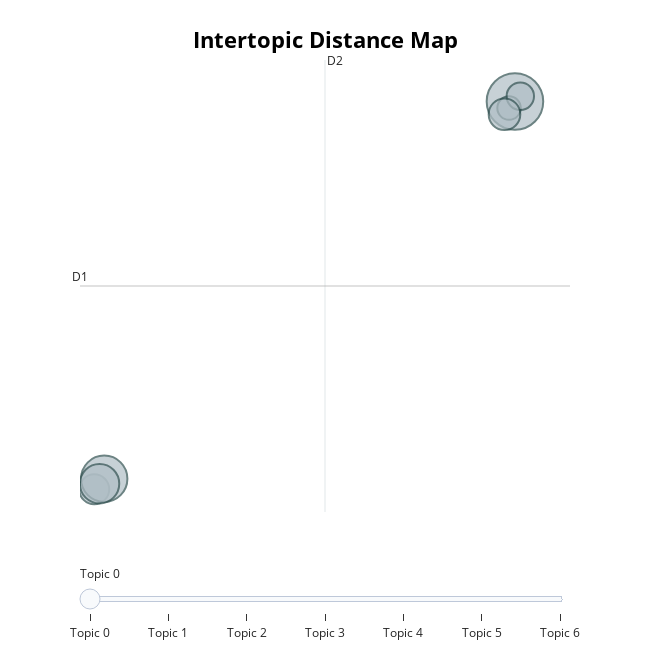

Notebook code for this chart:
### Code cell
model.visualize_topics()

### Figure 1 — Plotly figure (JSON) as saved in the notebook; plotly's stock layout.template omitted (floating-point values rounded to 4 significant figures)
{"data": [{"customdata": [[0, "water | india | discuss | world | explain", 64], [1, "art | architecture | indian | discuss | early", 18], [2, "india | british | did | colonial | mahatma gandhi", 43], [3, "energy | oil | countries | discuss | india", 11], [4, "women | poverty | india | population | sex", 15], [5, "india | cities | new | development | economic", 20], [6, "cultural | indian | society | indian society | india", 31]], "hovertemplate": "<b>Topic %{customdata[0]}</b><br>%{customdata[1]}<br>Size: %{customdata[2]}", "legendgroup": "", "marker": {"color": "#B0BEC5", "line": {"color": "DarkSlateGrey", "width": 2}, "size": [64, 18, 43, 11, 15, 20, 31], "sizemode": "area", "sizeref": 0.04, "symbol": "circle"}, "mode": "markers", "name": "", "orientation": "v", "showlegend": false, "type": "scatter", "x": [26.13, -7.612, -6.811, 25.66, 26.56, 25.29, -7.186], "xaxis": "x", "y": [17.97, -11.5, -10.7, 17.47, 18.37, 17.0, -11.08], "yaxis": "y"}], "layout": {"annotations": [{"showarrow": false, "text": "D1", "x": -8.754, "y": 3.948, "yshift": 10}, {"showarrow": false, "text": "D2", "x": 10.9, "xshift": 10, "y": 21.12}], "height": 650, "hoverlabel": {"bgcolor": "white", "font": {"family": "Rockwell", "size": 16}}, "legend": {"itemsizing": "constant", "tracegroupgap": 0}, "margin": {"t": 60}, "shapes": [{"line": {"color": "#CFD8DC", "width": 2}, "type": "line", "x0": 10.9, "x1": 10.9, "y0": -13.23, "y1": 21.12}, {"line": {"color": "#9E9E9E", "width": 2}, "type": "line", "x0": -8.754, "x1": 30.55, "y0": 3.948, "y1": 3.948}], "sliders": [{"active": 0, "pad": {"t": 50}, "steps": [{"args": [{"marker.color": [["red", "#B0BEC5", "#B0BEC5", "#B0BEC5", "#B0BEC5", "#B0BEC5", "#B0BEC5"]]}], "label": "Topic 0", "method": "update"}, {"args": [{"marker.color": [["#B0BEC5", "red", "#B0BEC5", "#B0BEC5", "#B0BEC5", "#B0BEC5", "#B0BEC5"]]}], "label": "Topic 1", "method": "update"}, {"args": [{"marker.color": [["#B0BEC5", "#B0BEC5", "red", "#B0BEC5", "#B0BEC5", "#B0BEC5", "#B0BEC5"]]}], "label": "Topic 2", "method": "update"}, {"args": [{"marker.color": [["#B0BEC5", "#B0BEC5", "#B0BEC5", "red", "#B0BEC5", "#B0BEC5", "#B0BEC5"]]}], "label": "Topic 3", "method": "update"}, {"args": [{"marker.color": [["#B0BEC5", "#B0BEC5", "#B0BEC5", "#B0BEC5", "red", "#B0BEC5", "#B0BEC5"]]}], "label": "Topic 4", "method": "update"}, {"args": [{"marker.color": [["#B0BEC5", "#B0BEC5", "#B0BEC5", "#B0BEC5", "#B0BEC5", "red", "#B0BEC5"]]}], "label": "Topic 5", "method": "update"}, {"args": [{"marker.color": [["#B0BEC5", "#B0BEC5", "#B0BEC5", "#B0BEC5", "#B0BEC5", "#B0BEC5", "red"]]}], "label": "Topic 6", "method": "update"}]}], "title": {"font": {"color": "Black", "size": 22}, "text": "<b>Intertopic Distance Map</b>", "x": 0.5, "xanchor": "center", "y": 0.95, "yanchor": "top"}, "width": 650, "xaxis": {"anchor": "y", "domain": [0, 1], "range": [-8.754, 30.55], "title": {"text": ""}, "visible": false}, "yaxis": {"anchor": "x", "domain": [0, 1], "range": [-13.23, 21.12], "title": {"text": ""}, "visible": false}}}
